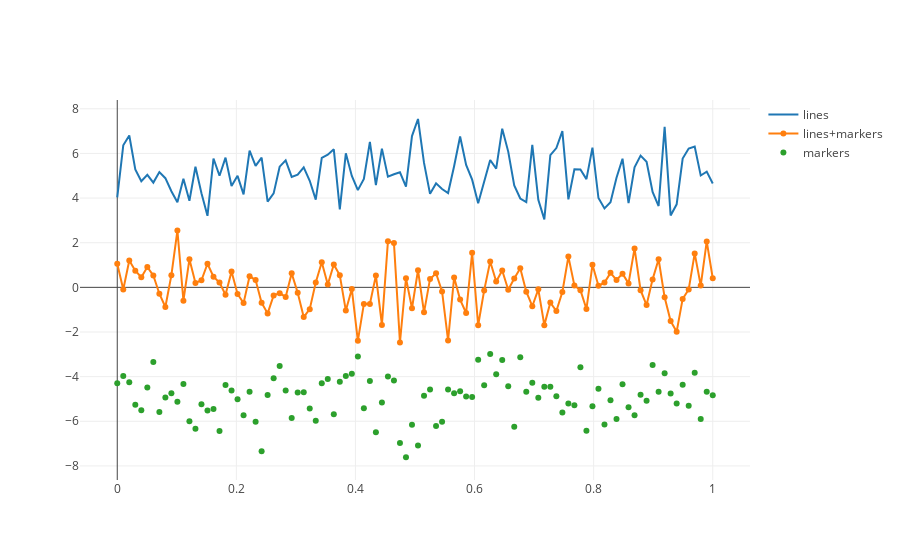

The notebook cell saved with this chart:
### Markdown cell above
## Line Plot Modes

### Code cell
N = 100
random_x = np.linspace(0, 1, N)
random_y0 = np.random.randn(N)+5
random_y1 = np.random.randn(N)
random_y2 = np.random.randn(N)-5

# Create traces
trace0 = go.Scatter(x = random_x, y = random_y0, mode = 'lines', name = 'lines')
trace1 = go.Scatter(x = random_x, y = random_y1, mode = 'lines+markers', name = 'lines+markers')
trace2 = go.Scatter(x = random_x, y = random_y2, mode = 'markers', name = 'markers')

iplot(figure_or_data=[trace0, trace1, trace2], filename='line-mode')
